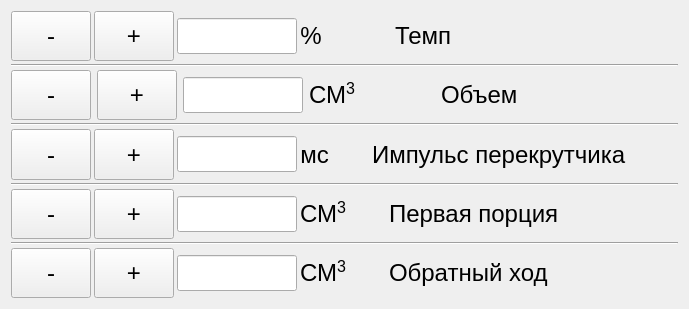
<?xml version="1.0" encoding="UTF-8"?>
<ui version="4.0">
 <class>SwiperFrame</class>
 <widget class="QWidget" name="SwiperFrame">
  <property name="geometry">
   <rect>
    <x>0</x>
    <y>0</y>
    <width>689</width>
    <height>309</height>
   </rect>
  </property>
  <property name="windowTitle">
   <string>Form</string>
  </property>
  <layout class="QVBoxLayout" name="verticalLayout_2">
   <item>
    <layout class="QVBoxLayout" name="verticalLayout">
     <property name="spacing">
      <number>3</number>
     </property>
     <item>
      <layout class="QHBoxLayout" name="horizontalLayout_2">
       <item>
        <widget class="QPushButton" name="btnTempMinus">
         <property name="sizePolicy">
          <sizepolicy hsizetype="Minimum" vsizetype="Minimum">
           <horstretch>0</horstretch>
           <verstretch>0</verstretch>
          </sizepolicy>
         </property>
         <property name="font">
          <font>
           <pointsize>18</pointsize>
          </font>
         </property>
         <property name="text">
          <string>-</string>
         </property>
         <property name="autoRepeat">
          <bool>true</bool>
         </property>
         <property name="autoRepeatDelay">
          <number>500</number>
         </property>
        </widget>
       </item>
       <item>
        <widget class="QPushButton" name="btnTempPlus">
         <property name="sizePolicy">
          <sizepolicy hsizetype="Minimum" vsizetype="Minimum">
           <horstretch>0</horstretch>
           <verstretch>0</verstretch>
          </sizepolicy>
         </property>
         <property name="font">
          <font>
           <pointsize>18</pointsize>
          </font>
         </property>
         <property name="text">
          <string>+</string>
         </property>
         <property name="autoRepeat">
          <bool>true</bool>
         </property>
         <property name="autoRepeatDelay">
          <number>500</number>
         </property>
        </widget>
       </item>
       <item>
        <widget class="QClickableLineEdit" name="txtTemp">
         <property name="sizePolicy">
          <sizepolicy hsizetype="Fixed" vsizetype="Fixed">
           <horstretch>0</horstretch>
           <verstretch>0</verstretch>
          </sizepolicy>
         </property>
         <property name="maximumSize">
          <size>
           <width>120</width>
           <height>16777215</height>
          </size>
         </property>
         <property name="font">
          <font>
           <pointsize>18</pointsize>
          </font>
         </property>
        </widget>
       </item>
       <item>
        <widget class="QLabel" name="label_3">
         <property name="font">
          <font>
           <pointsize>18</pointsize>
          </font>
         </property>
         <property name="text">
          <string>%</string>
         </property>
         <property name="alignment">
          <set>Qt::AlignCenter</set>
         </property>
        </widget>
       </item>
       <item>
        <spacer name="horizontalSpacer_4">
         <property name="orientation">
          <enum>Qt::Horizontal</enum>
         </property>
         <property name="sizeType">
          <enum>QSizePolicy::Fixed</enum>
         </property>
         <property name="sizeHint" stdset="0">
          <size>
           <width>70</width>
           <height>20</height>
          </size>
         </property>
        </spacer>
       </item>
       <item>
        <widget class="QLabel" name="label_4">
         <property name="font">
          <font>
           <pointsize>18</pointsize>
          </font>
         </property>
         <property name="text">
          <string>Темп</string>
         </property>
        </widget>
       </item>
       <item>
        <spacer name="horizontalSpacer_2">
         <property name="orientation">
          <enum>Qt::Horizontal</enum>
         </property>
         <property name="sizeHint" stdset="0">
          <size>
           <width>40</width>
           <height>20</height>
          </size>
         </property>
        </spacer>
       </item>
      </layout>
     </item>
     <item>
      <widget class="Line" name="line">
       <property name="orientation">
        <enum>Qt::Horizontal</enum>
       </property>
      </widget>
     </item>
     <item>
      <layout class="QHBoxLayout" name="horizontalLayout_3">
       <property name="spacing">
        <number>6</number>
       </property>
       <item>
        <widget class="QPushButton" name="btnMassMinus">
         <property name="sizePolicy">
          <sizepolicy hsizetype="Minimum" vsizetype="Minimum">
           <horstretch>0</horstretch>
           <verstretch>0</verstretch>
          </sizepolicy>
         </property>
         <property name="font">
          <font>
           <pointsize>18</pointsize>
          </font>
         </property>
         <property name="text">
          <string>-</string>
         </property>
         <property name="autoRepeat">
          <bool>true</bool>
         </property>
         <property name="autoRepeatDelay">
          <number>500</number>
         </property>
        </widget>
       </item>
       <item>
        <widget class="QPushButton" name="btnMassPlus">
         <property name="sizePolicy">
          <sizepolicy hsizetype="Minimum" vsizetype="Minimum">
           <horstretch>0</horstretch>
           <verstretch>0</verstretch>
          </sizepolicy>
         </property>
         <property name="font">
          <font>
           <pointsize>18</pointsize>
          </font>
         </property>
         <property name="text">
          <string>+</string>
         </property>
         <property name="autoRepeat">
          <bool>true</bool>
         </property>
         <property name="autoRepeatDelay">
          <number>500</number>
         </property>
        </widget>
       </item>
       <item>
        <widget class="QClickableLineEdit" name="txtMass">
         <property name="sizePolicy">
          <sizepolicy hsizetype="Fixed" vsizetype="Fixed">
           <horstretch>0</horstretch>
           <verstretch>0</verstretch>
          </sizepolicy>
         </property>
         <property name="maximumSize">
          <size>
           <width>120</width>
           <height>16777215</height>
          </size>
         </property>
         <property name="font">
          <font>
           <pointsize>18</pointsize>
          </font>
         </property>
        </widget>
       </item>
       <item>
        <widget class="QLabel" name="label_5">
         <property name="font">
          <font>
           <pointsize>18</pointsize>
          </font>
         </property>
         <property name="text">
          <string>СМ&lt;sup&gt;3&lt;/sup&gt;</string>
         </property>
         <property name="alignment">
          <set>Qt::AlignCenter</set>
         </property>
        </widget>
       </item>
       <item>
        <spacer name="horizontalSpacer_5">
         <property name="orientation">
          <enum>Qt::Horizontal</enum>
         </property>
         <property name="sizeType">
          <enum>QSizePolicy::Fixed</enum>
         </property>
         <property name="sizeHint" stdset="0">
          <size>
           <width>80</width>
           <height>20</height>
          </size>
         </property>
        </spacer>
       </item>
       <item>
        <widget class="QLabel" name="label_6">
         <property name="font">
          <font>
           <pointsize>18</pointsize>
          </font>
         </property>
         <property name="text">
          <string>Объем</string>
         </property>
        </widget>
       </item>
       <item>
        <spacer name="horizontalSpacer_3">
         <property name="orientation">
          <enum>Qt::Horizontal</enum>
         </property>
         <property name="sizeHint" stdset="0">
          <size>
           <width>40</width>
           <height>20</height>
          </size>
         </property>
        </spacer>
       </item>
      </layout>
     </item>
     <item>
      <widget class="Line" name="line_2">
       <property name="orientation">
        <enum>Qt::Horizontal</enum>
       </property>
      </widget>
     </item>
     <item>
      <layout class="QHBoxLayout" name="horizontalLayout_4">
       <item>
        <widget class="QPushButton" name="btnSwiperMinus">
         <property name="sizePolicy">
          <sizepolicy hsizetype="Minimum" vsizetype="Minimum">
           <horstretch>0</horstretch>
           <verstretch>0</verstretch>
          </sizepolicy>
         </property>
         <property name="font">
          <font>
           <pointsize>18</pointsize>
          </font>
         </property>
         <property name="text">
          <string>-</string>
         </property>
         <property name="autoRepeat">
          <bool>true</bool>
         </property>
         <property name="autoRepeatDelay">
          <number>500</number>
         </property>
        </widget>
       </item>
       <item>
        <widget class="QPushButton" name="btnSwiperPlus">
         <property name="sizePolicy">
          <sizepolicy hsizetype="Minimum" vsizetype="Minimum">
           <horstretch>0</horstretch>
           <verstretch>0</verstretch>
          </sizepolicy>
         </property>
         <property name="font">
          <font>
           <pointsize>18</pointsize>
          </font>
         </property>
         <property name="text">
          <string>+</string>
         </property>
         <property name="autoRepeat">
          <bool>true</bool>
         </property>
         <property name="autoRepeatDelay">
          <number>500</number>
         </property>
        </widget>
       </item>
       <item>
        <widget class="QClickableLineEdit" name="txtSwiper">
         <property name="sizePolicy">
          <sizepolicy hsizetype="Fixed" vsizetype="Fixed">
           <horstretch>0</horstretch>
           <verstretch>0</verstretch>
          </sizepolicy>
         </property>
         <property name="maximumSize">
          <size>
           <width>120</width>
           <height>16777215</height>
          </size>
         </property>
         <property name="font">
          <font>
           <pointsize>18</pointsize>
          </font>
         </property>
        </widget>
       </item>
       <item>
        <widget class="QLabel" name="label_7">
         <property name="font">
          <font>
           <pointsize>18</pointsize>
          </font>
         </property>
         <property name="text">
          <string>мс</string>
         </property>
         <property name="alignment">
          <set>Qt::AlignCenter</set>
         </property>
        </widget>
       </item>
       <item>
        <spacer name="horizontalSpacer_6">
         <property name="orientation">
          <enum>Qt::Horizontal</enum>
         </property>
         <property name="sizeType">
          <enum>QSizePolicy::Fixed</enum>
         </property>
         <property name="sizeHint" stdset="0">
          <size>
           <width>40</width>
           <height>20</height>
          </size>
         </property>
        </spacer>
       </item>
       <item>
        <widget class="QLabel" name="label_8">
         <property name="font">
          <font>
           <pointsize>18</pointsize>
          </font>
         </property>
         <property name="text">
          <string>Импульс перекрутчика</string>
         </property>
        </widget>
       </item>
       <item>
        <spacer name="horizontalSpacer_7">
         <property name="orientation">
          <enum>Qt::Horizontal</enum>
         </property>
         <property name="sizeHint" stdset="0">
          <size>
           <width>40</width>
           <height>20</height>
          </size>
         </property>
        </spacer>
       </item>
      </layout>
     </item>
     <item>
      <widget class="Line" name="line_3">
       <property name="orientation">
        <enum>Qt::Horizontal</enum>
       </property>
      </widget>
     </item>
     <item>
      <layout class="QHBoxLayout" name="horizontalLayout_5">
       <item>
        <widget class="QPushButton" name="btnFirstPortionMinus">
         <property name="sizePolicy">
          <sizepolicy hsizetype="Minimum" vsizetype="Minimum">
           <horstretch>0</horstretch>
           <verstretch>0</verstretch>
          </sizepolicy>
         </property>
         <property name="font">
          <font>
           <pointsize>18</pointsize>
          </font>
         </property>
         <property name="text">
          <string>-</string>
         </property>
         <property name="autoRepeat">
          <bool>true</bool>
         </property>
         <property name="autoRepeatDelay">
          <number>500</number>
         </property>
        </widget>
       </item>
       <item>
        <widget class="QPushButton" name="btnFirstPortionPlus">
         <property name="sizePolicy">
          <sizepolicy hsizetype="Minimum" vsizetype="Minimum">
           <horstretch>0</horstretch>
           <verstretch>0</verstretch>
          </sizepolicy>
         </property>
         <property name="font">
          <font>
           <pointsize>18</pointsize>
          </font>
         </property>
         <property name="text">
          <string>+</string>
         </property>
         <property name="autoRepeat">
          <bool>true</bool>
         </property>
         <property name="autoRepeatDelay">
          <number>500</number>
         </property>
        </widget>
       </item>
       <item>
        <widget class="QClickableLineEdit" name="txtFirstPortion">
         <property name="sizePolicy">
          <sizepolicy hsizetype="Fixed" vsizetype="Fixed">
           <horstretch>0</horstretch>
           <verstretch>0</verstretch>
          </sizepolicy>
         </property>
         <property name="maximumSize">
          <size>
           <width>120</width>
           <height>16777215</height>
          </size>
         </property>
         <property name="font">
          <font>
           <pointsize>18</pointsize>
          </font>
         </property>
        </widget>
       </item>
       <item>
        <widget class="QLabel" name="label_9">
         <property name="font">
          <font>
           <pointsize>18</pointsize>
          </font>
         </property>
         <property name="text">
          <string>СМ&lt;sup&gt;3&lt;/sup&gt;</string>
         </property>
         <property name="alignment">
          <set>Qt::AlignCenter</set>
         </property>
        </widget>
       </item>
       <item>
        <spacer name="horizontalSpacer_8">
         <property name="orientation">
          <enum>Qt::Horizontal</enum>
         </property>
         <property name="sizeType">
          <enum>QSizePolicy::Fixed</enum>
         </property>
         <property name="sizeHint" stdset="0">
          <size>
           <width>40</width>
           <height>20</height>
          </size>
         </property>
        </spacer>
       </item>
       <item>
        <widget class="QLabel" name="label_10">
         <property name="font">
          <font>
           <pointsize>18</pointsize>
          </font>
         </property>
         <property name="text">
          <string>Первая порция</string>
         </property>
        </widget>
       </item>
       <item>
        <spacer name="horizontalSpacer_9">
         <property name="orientation">
          <enum>Qt::Horizontal</enum>
         </property>
         <property name="sizeHint" stdset="0">
          <size>
           <width>40</width>
           <height>20</height>
          </size>
         </property>
        </spacer>
       </item>
      </layout>
     </item>
     <item>
      <widget class="Line" name="line_4">
       <property name="orientation">
        <enum>Qt::Horizontal</enum>
       </property>
      </widget>
     </item>
     <item>
      <layout class="QHBoxLayout" name="horizontalLayout_6">
       <item>
        <widget class="QPushButton" name="btnReverseMinus">
         <property name="sizePolicy">
          <sizepolicy hsizetype="Minimum" vsizetype="Minimum">
           <horstretch>0</horstretch>
           <verstretch>0</verstretch>
          </sizepolicy>
         </property>
         <property name="font">
          <font>
           <pointsize>18</pointsize>
          </font>
         </property>
         <property name="text">
          <string>-</string>
         </property>
         <property name="autoRepeat">
          <bool>true</bool>
         </property>
         <property name="autoRepeatDelay">
          <number>500</number>
         </property>
        </widget>
       </item>
       <item>
        <widget class="QPushButton" name="btnReversePlus">
         <property name="sizePolicy">
          <sizepolicy hsizetype="Minimum" vsizetype="Minimum">
           <horstretch>0</horstretch>
           <verstretch>0</verstretch>
          </sizepolicy>
         </property>
         <property name="font">
          <font>
           <pointsize>18</pointsize>
          </font>
         </property>
         <property name="text">
          <string>+</string>
         </property>
         <property name="autoRepeat">
          <bool>true</bool>
         </property>
         <property name="autoRepeatDelay">
          <number>500</number>
         </property>
        </widget>
       </item>
       <item>
        <widget class="QClickableLineEdit" name="txtReverse">
         <property name="sizePolicy">
          <sizepolicy hsizetype="Fixed" vsizetype="Fixed">
           <horstretch>0</horstretch>
           <verstretch>0</verstretch>
          </sizepolicy>
         </property>
         <property name="maximumSize">
          <size>
           <width>120</width>
           <height>16777215</height>
          </size>
         </property>
         <property name="font">
          <font>
           <pointsize>18</pointsize>
          </font>
         </property>
        </widget>
       </item>
       <item alignment="Qt::AlignHCenter">
        <widget class="QLabel" name="label_11">
         <property name="font">
          <font>
           <pointsize>18</pointsize>
          </font>
         </property>
         <property name="text">
          <string>СМ&lt;sup&gt;3&lt;/sup&gt;</string>
         </property>
         <property name="alignment">
          <set>Qt::AlignCenter</set>
         </property>
        </widget>
       </item>
       <item>
        <spacer name="horizontalSpacer_10">
         <property name="orientation">
          <enum>Qt::Horizontal</enum>
         </property>
         <property name="sizeType">
          <enum>QSizePolicy::Fixed</enum>
         </property>
         <property name="sizeHint" stdset="0">
          <size>
           <width>40</width>
           <height>20</height>
          </size>
         </property>
        </spacer>
       </item>
       <item alignment="Qt::AlignLeft">
        <widget class="QLabel" name="label_12">
         <property name="font">
          <font>
           <pointsize>18</pointsize>
          </font>
         </property>
         <property name="text">
          <string>Обратный ход</string>
         </property>
        </widget>
       </item>
       <item>
        <spacer name="horizontalSpacer_11">
         <property name="orientation">
          <enum>Qt::Horizontal</enum>
         </property>
         <property name="sizeHint" stdset="0">
          <size>
           <width>40</width>
           <height>20</height>
          </size>
         </property>
        </spacer>
       </item>
      </layout>
     </item>
    </layout>
   </item>
  </layout>
 </widget>
 <customwidgets>
  <customwidget>
   <class>QClickableLineEdit</class>
   <extends>QLineEdit</extends>
   <header location="global">widgets/qclickablelineedit.h</header>
  </customwidget>
 </customwidgets>
 <resources/>
 <connections/>
</ui>
